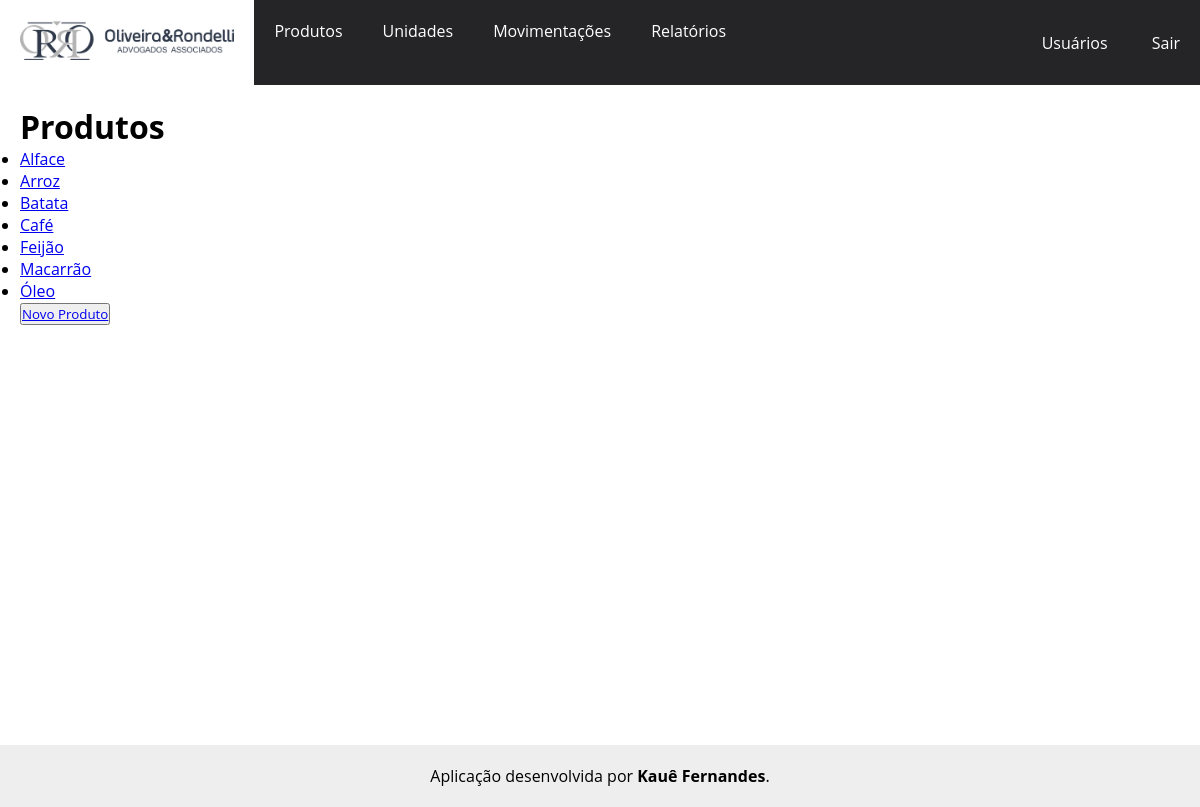
/produtos/produtos/ (signed in), run on an earlier commit of the app's database.
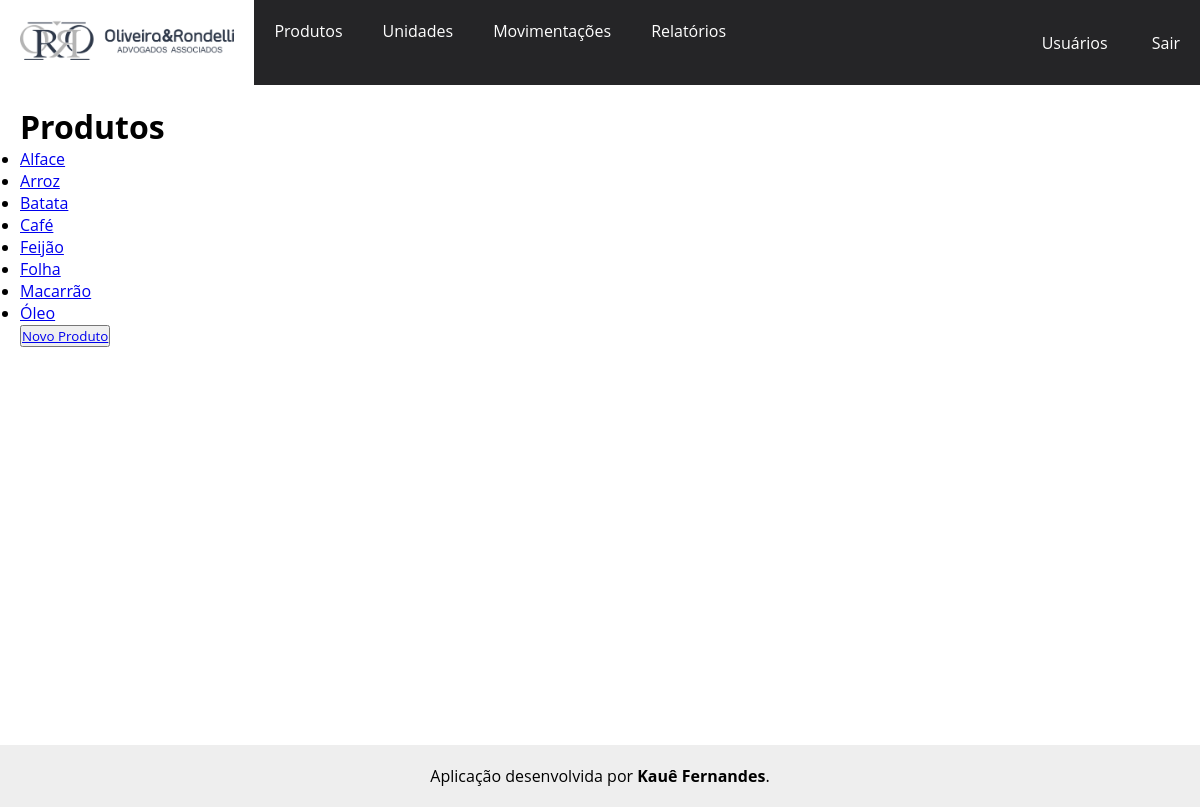
And on a later commit of the database.
### produtos/models.py (models this page shows, shortened)
class Produtos(models.Model):
    pro_referencia = models.CharField('Referência', max_length=20, default='SEM-REF')                           # Referência do produto
    pro_descricao = models.TextField('Descrição')                                                               # Descrição do produto
    pro_unidade = models.ForeignKey(Unidades, on_delete=models.PROTECT, verbose_name='Unidade', default=1)      # Chave estrangeira referenciando a unidade da tabela Unidades
    pro_custo_medio = models.DecimalField('movimentacoes.Movimentacao', decimal_places=2, max_digits=10)                        # Custo médio
    pro_saldo = models.IntegerField('Saldo', default=0)                                                         # Saldo do produto no estoque
    pro_data_adicionada = models.DateTimeField(auto_now_add=True)                                               # Data em que o produto foi adicionado
    pro_data_modificado = models.DateTimeField(auto_now=True)                                                   # Data em que o produto foi modificado
    def __str__(self):
        return self.pro_descricao
    class Meta:
        verbose_name = 'Produto'
        verbose_name_plural = 'Produtos'
        ordering = ['-pro_descricao']

### produtos/views.py (the view)
# urls.py: path('produtos/', views.lista_produtos, name='produtos'),                           # Caminho para a página dos produtos
@login_required
def lista_produtos(request):
    produtos = Produtos.objects.order_by('pro_descricao')
    context = {'produtos': produtos}
    return render(request, 'produtos/lista_produtos.html', context)

### produtos/templates/produtos/lista_produtos.html (shortened to what this page needs)
<!DOCTYPE html>
{% extends "core/base.html" %}
    {% block content %}
    <h1>Produtos</h1>
    <ul>
        {% for produto in produtos %}
            <li><a href="{% url 'produto' produto.id %}">{{ produto }}</a></li>
        {% empty %}
            <li>Não existe produto cadastrado.</li>
        {% endfor %}
    </ul>
    <div>
        <button><a href="{% url 'novo_produto' %}">Novo Produto</a></button>
    </div>
    {% endblock content %}

What changed in the data, as far as the page shows it:
added Produtos: pro_descricao "Folha"
